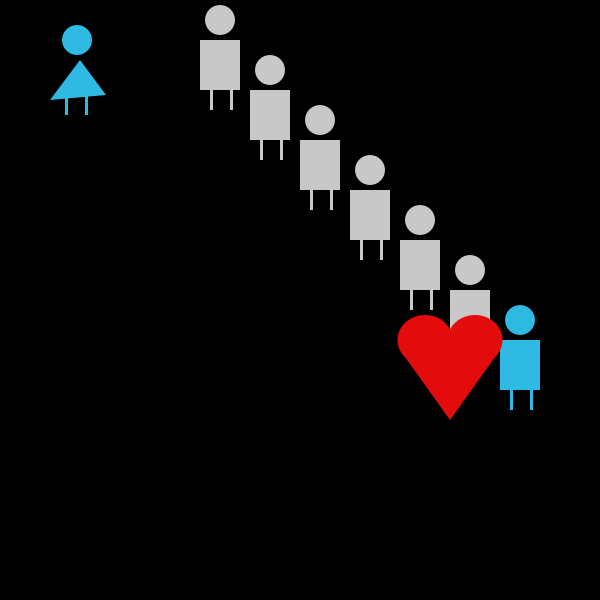
Frame 1 (no input)
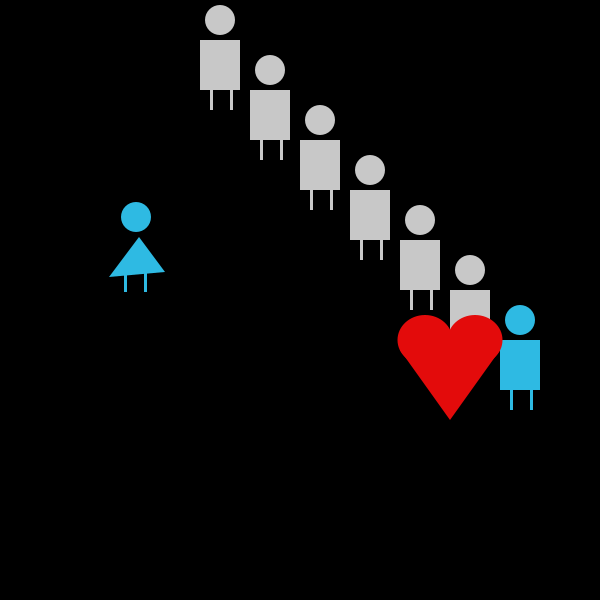
Frame 60 (the mouse pressed at the canvas centre just before this capture)
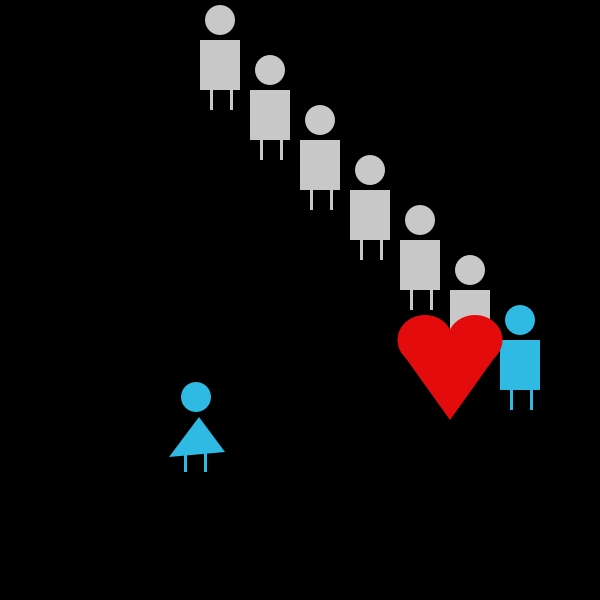
Frame 120 (the mouse held since frame 60 and released just before this capture)

The Processing sketch that drew these frames (run headless with seeded random() and noise(); from frame 60 on, the mouse is pressed at the canvas centre):

// Processing sketch: processing_94913
// ── processing_94913.pde

int girl1 = 20;                                                        //naming the function of girl's x
int girl2 = 20;                                                        //naming the function of girl's y

void setup(){  
  size (600,600);                                                      //setting the size of the canvas
  background(0);                                                       //setting the background color to black
  noStroke();                                                          //turning off the outline of shapes
}

void draw(){    
  background(0);                                                       //keeping background the same as the girl moves
  float girla = constrain(girl1,20,450);                               //making the girl's x position stop
  float girlb = constrain(girl2,20,450);                               //making the girl's y position stop
  
//girl's body
  girl1 = girl1+1;                                                     //making girl's x move
  girl2 = girl2+3;                                                     //making girl's y move 
  fill(46,186,227);                                                    //setting girl's color to blue
  triangle(30+girla,80+girlb,60+girla,40+girlb,86+girla,75+girlb);     //girl's dress
  ellipse(57+girla,20+girlb,30,30);                                    //girl's head
  rect(45+girla,75+girlb,3,20);                                        //girl's left leg
  rect(65+girla,75+girlb,3,20);                                        //girl's right leg

//boys on repeat
  fill(200);                                                           //setting the color of the guys to grey
  boy(0,0);                                                            //guy #1
  boy(50,50);                                                          //guy #2
  boy(100,100);                                                        //guy #3
  boy(150,150);                                                        //guy #4
  boy(200,200);                                                        //guy #5
  boy(250,250);                                                        //guy #6
  fill(46,186,227);                                                    //setting the color of the last guy to blue
  boy(300,300);                                                        //guy #7
  

//heart
  fill(227,11,11);                                                     //setting color of heart
  ellipse(475, 340, 55, 50);                                           //left circular part of heart
  ellipse(425, 340, 55, 50);                                           //right citcular part of heart
  triangle(500,350,400,350,450,420);                                   //bottom of heart
}

//boy
void boy(int x, int y){                                                //function to draw 1 boy
  rect(200+x,40+y,40,50);                                              //boy's body
  ellipse(220+x,20+y,30,30);                                           //boy's head
  rect(210+x,90+y,3,20);                                               //boy's left leg
  rect(230+x,90+y,3,20);                                               //boy's right leg
}
